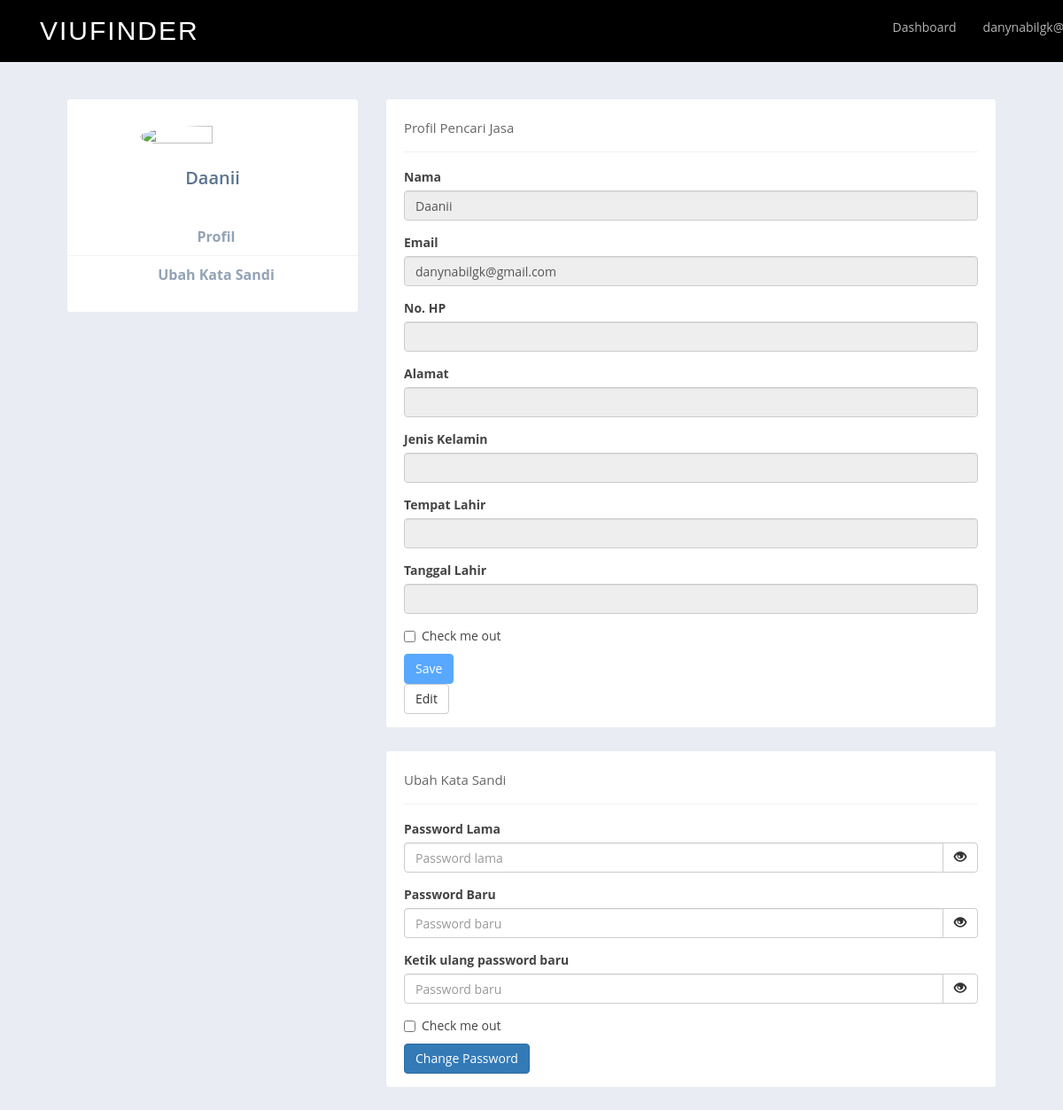
The page /profil_carijasa.php (signed in) on the database its author committed.
### tables this page shows
CREATE TABLE `pencari_jasa` (
    `pcr_id` int(11) NOT NULL AUTO_INCREMENT,
    `pcr_nama` varchar(100),
    `pcr_kontak` varchar(15),
    `pcr_alamat` varchar(1024),
    `pcr_tempatlahir` varchar(200),
    `pcr_tanggallahir` date,
    `pcr_foto` mediumblob,
    `pcr_jkel` varchar(2),
    `pcr_email` varchar(100) NOT NULL,
    `pcr_password` varchar(100) NOT NULL,
    PRIMARY KEY (`pcr_id`)
);

### profil_carijasa.php (the view, shortened to what this page needs)
<?php
include_once("database/db_connection.php");
$email = $_SESSION['email'];
$query = "SELECT * FROM pencari_jasa WHERE pcr_email='$email'";
$pcrdata = mysqli_fetch_assoc(mysqli_query($conn, $query));
?>
<!DOCTYPE html>
<html lang="en">
<head>
    <link href='https://stackpath.bootstrapcdn.com/bootstrap/4.4.1/css/bootstrap.min.css' rel='stylesheet'>
    <link href="https://netdna.bootstrapcdn.com/bootstrap/3.3.7/css/bootstrap.min.css" rel="stylesheet">
    <link href="assets/css/style.css" rel="stylesheet">
</head>
<body>
    <header id="header" class="fixed-top d-flex ">
        <div class="container d-flex align-items-center ">
          <h1 class="logo"><a href="index.php">Viufinder</a></h1>
          <nav id="navbar" class="navbar">
            <ul>
              <li><a class="nav-link scrollto" href="dashboard_carijasa.php">Dashboard</a></li>
              <li>
            <div class="dropdown">
              <a class="getstarted scrollto dropdown-toggle" id="dropdownMenuLink" data-toggle="dropdown" aria-haspopup="true" aria-expanded="false">
                <?php echo $_SESSION['email']; ?>
              </a>
            </div>
          </li>
            </ul>
          </nav>
        </div>
      </header>
<div class="container">
<div class="col-md-12">
    <div class="col-md-4">
        <div class="portlet light profile-sidebar-portlet bordered">
            <div class="profile-userpic">
                <img src="https://bootdey.com/img/Content/avatar/avatar6.png" class="img-responsive" alt=""> </div>
            <div class="profile-usertitle">
                <div class="profile-usertitle-name"> <?php echo $pcrdata['pcr_nama']?> </div>
            </div>
            <div class="profile-usermenu">
                <ul class="nav">
                    <li >
                        <a href="#profil">
                            <i class="icon-home"></i> Profil </a>
                    </li>
                    <li>
                        <a href="#ubahkatasandi">
                            <i class="icon-info"></i> Ubah Kata Sandi </a>
                    </li>
                </ul>
            </div>
        </div>
    </div>
    <div class="col-md-8">
        <div class="portlet light bordered">
            <div class="portlet-title tabbable-line">
                <div class="caption caption-md" id="profil">
                    <span class="caption-subject font-blue-madison bold uppercase">Profil Pencari Jasa</span>
                </div>
            </div>
            <div class="portlet-body">
                <div>
                    <div class="tab-content">
                        <div role="tabpanel" class="tab-pane active" id="Home">
                            <form action="" method="post">
                              <div class="form-group">
                                <label for="inputName">Nama</label>
                                <input type="text" class="form-control profile" id="inputName" name="name" value="<?php echo $pcrdata['pcr_nama']?>" disabled readonly>
                              </div>
                              <div class="form-group">
                                <label for="exampleInputEmail1">Email</label>
                                <input type="email" class="form-control profile" id="InputEmail" name="email" value="<?php echo $pcrdata['pcr_email']?>" disabled readonly>
                              </div>
                              <div class="form-group">
                                <label for="exampleInputEmail1">No. HP</label>
                                <input type="text" class="form-control profile" id="InputNo" name="tel" pattern="[0-9]{11}" value="<?php echo $pcrdata['pcr_kontak']?>" disabled readonly>
                              </div>
                              <div class="form-group">
                                <label for="exampleInputEmail1">Alamat</label>
                                <input type="text" class="form-control profile" id="InputAlamat" name="address" value="<?php echo $pcrdata['pcr_alamat']?>" disabled readonly>
                              </div>
                              <div class="form-group">
                                <label for="exampleInputEmail1">Jenis Kelamin</label>
                                <input type="text" class="form-control profile" id="InputJenisKel" name="sex" value="<?php echo $pcrdata['pcr_jkel']?>" disabled readonly>
                              </div>
                              <div class="form-group">
                                <label for="exampleInputEmail1">Tempat Lahir</label>
                                <input type="text" class="form-control profile" id="InputTempatlahir" name="pob" value="<?php echo $pcrdata['pcr_tempatlahir']?>" disabled readonly>
                              </div>
                              <div class="form-group">
                                <label for="exampleInputEmail1">Tanggal Lahir</label>
                                <input type="text" class="form-control profile" id="InputTgllahir" name="dob" pattern="[0-9]{4}-[0-9]{2}-[0-9]{2}" value="<?php echo $pcrdata['pcr_tanggallahir']?>" disabled readonly>
                              </div>
                              <div class="checkbox">
                                <label>
                                  <input type="checkbox"> Check me out
                                </label>
                              </div>
                              <button type="submit" class="btn btn-primary profile" value="profile" disabled>Save</button>
                            </form>
                            <button id="editButton" class="btn btn-default" onclick="editProfile()">Edit</button>
                        </div>
                    </div>
                </div>
            </div>
        </div>
        <div class="portlet light bordered">
            <div class="portlet-title tabbable-line">
                <div class="caption caption-md" id="ubahkatasandi">
                    <span class="caption-subject font-blue-madison bold uppercase">Ubah Kata Sandi</span>
                </div>
            </div>
            <div class="portlet-body">
                <div>
                    <div class="tab-content">
                        <div role="tabpanel" class="tab-pane active" id="Home">
                            <form>
                              <div class="form-group">
                                <label for="exampleInputPassword1">Password Lama</label>
                                <div class="input-group">
                                    <input type="password" class="form-control pwd" id="InputOldPassword" placeholder="Password lama" name="old-password" value="">
                                    <span class="input-group-btn">
                                        <button class="btn btn-default reveal" type="button"><i class="glyphicon glyphicon-eye-open"></i></button>
                                    </span>
                                </div>
                              </div>
                              <div class="form-group">
                                <label for="exampleInputPassword1">Password Baru</label>
                                <div class="input-group">
                                    <input type="password" class="form-control pwd1" id="InputNewPassword" placeholder="Password baru" name="new-password" value="">
                                    <span class="input-group-btn">
                                        <button class="btn btn-default reveal1" type="button"><i class="glyphicon glyphicon-eye-open"></i></button>
                                    </span>
                                </div>
                              </div>
                              <div class="form-group">
                                <label for="exampleInputPassword1">Ketik ulang password baru</label>
                                <div class="input-group">
                                    <input type="password" class="form-control pwd1" id="RetypeNewPassword" placeholder="Password baru" name="confirm-password" value="">
                                    <span class="input-group-btn">
                                        <button class="btn btn-default reveal1" type="button"><i class="glyphicon glyphicon-eye-open"></i></button>
                                    </span>
                                </div>
                              </div>
                              <div class="checkbox">
                                <label>
                                  <input type="checkbox"> Check me out
                                </label>
                              </div>
                              <button type="submit" class="btn btn-primary" value="password" onclick="changePassword" >Change Password</button>
                            </form>
                        </div>
                    </div>
                </div>
            </div>
        </div>
    </div>
</div>
</div>
</body>
</html>

### assets/css/style.css (style rules this page uses)
body { font-family: "Open Sans", sans-serif; color: #444444; }
a { text-decoration: none; color: #0880e8; }
h1, h2, h3, h4, h5, h6 { font-family: "Raleway", sans-serif; }
#header { background: rgba(0, 0, 0, 0.1); transition: all 0.5s; z-index: 997; height: 70px; }
#header .logo { font-size: 30px; margin: 0; padding: 0; line-height: 1; font-weight: 400; letter-spacing: 2px; text-transform: uppercase; }
#header .logo a { color: #fff; }
.navbar { padding: 0; }
.navbar ul { margin: 0; padding: 0; display: flex; list-style: none; align-items: center; }
.navbar li { position: relative; }
.navbar > ul > li { position: relative; white-space: nowrap; padding: 10px 0 10px 24px; }
.navbar a, .navbar a:focus { display: flex; align-items: center; justify-content: space-between; padding: 0 3px; font-size: 14px; color: rgba(255, 255, 255, 0.7); white-space: nowrap; transition: 0.3s; position: relative; }
.navbar > ul > li > a:before { content: ""; position: absolute; width: 100%; height: 2px; bottom: -5px; left: 0; background-color: #f6b024; visibility: hidden; width: 0px; transition: all 0.3s ease-in-out 0s; }

### profil_carijasa.php (style rules this page uses)
#header { background: rgba(0, 0, 0); height: 70px; }
#header .navbar { margin-top: 1%; margin-left: 68%; }
body { background:#e9ecf3; }
.col-md-12 { margin-top: 10%; }
.profile-sidebar-portlet { padding: 30px 0 0!important }
.profile-userpic img { float: none; margin: 0 auto; width: 50%; height: 50%; -webkit-border-radius: 50%!important; -moz-border-radius: 50%!important; border-radius: 50%!important }
.profile-usertitle { text-align: center; margin-top: 20px }
.profile-usertitle-name { color: #5a7391; font-size: 20px; font-weight: 600; margin-bottom: 7px }
.profile-usermenu { margin-top: 30px; padding-bottom: 20px; }
.profile-usermenu ul li { border-bottom: 1px solid #f0f4f7; width: 100%; }
.profile-usermenu ul li:last-child { border-bottom: none }
.profile-usermenu ul li a { color: #93a3b5; font-size: 16px; font-weight: 700; text-align: center; }
.portlet { margin-top: 0; margin-bottom: 25px; padding: 0; border-radius: 4px }
.portlet>.portlet-title { border-bottom: 1px solid #eee; padding: 0; margin-bottom: 10px; min-height: 41px; -webkit-border-radius: 4px 4px 0 0; -moz-border-radius: 4px 4px 0 0; -ms-border-radius: 4px 4px 0 0; -o-border-radius: 4px 4px 0 0; border-radius: 4px 4px 0 0 }
.portlet>.portlet-title:after, .portlet>.portlet-title:before { content: " "; display: table }
.portlet>.portlet-title:after { clear: both }
.portlet>.portlet-title>.caption { display: inline-block; font-size: 18px; line-height: 18px; padding: 10px 0 }
.portlet>.portlet-body { clear: both; -webkit-border-radius: 0 0 4px 4px; -moz-border-radius: 0 0 4px 4px; -ms-border-radius: 0 0 4px 4px; -o-border-radius: 0 0 4px 4px; border-radius: 0 0 4px 4px }
.portlet.bordered { border-left: 2px solid #e6e9ec!important }
.portlet.bordered>.portlet-title { border-bottom: 0 }
.portlet.light { padding: 12px 20px 15px; background-color: #fff }
.portlet.light.bordered { border: 1px solid #e7ecf1!important }
.portlet.light.bordered>.portlet-title { border-bottom: 1px solid #eef1f5 }
.portlet.light>.portlet-title { padding: 0; min-height: 48px }
.portlet.light>.portlet-title>.caption { color: #666; padding: 10px 0 }
.portlet.light>.portlet-title>.caption>.caption-subject { font-size: 16px }
.portlet.light>.portlet-title>.caption.caption-md>.caption-subject { font-size: 15px }
.portlet.light .portlet-body { padding-top: 8px }

### rows shown on the page
pencari_jasa: pcr_nama "Daanii", name "Daanii", email "danynabilgk@gmail.com"
